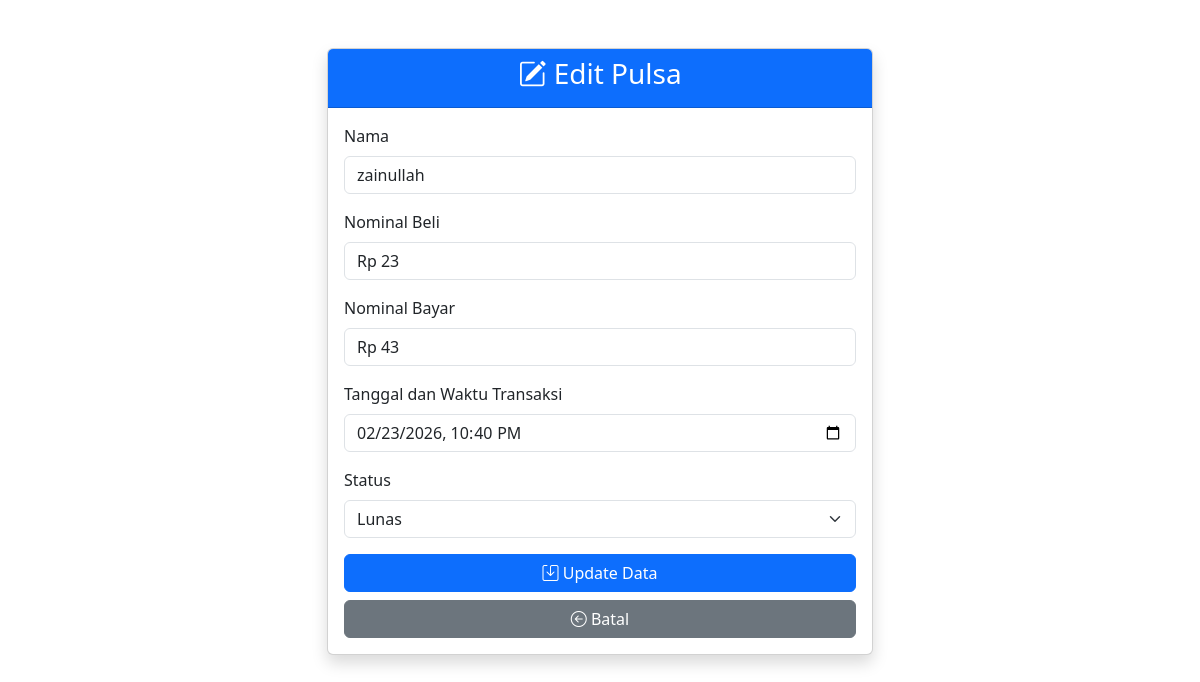
The page /pulsa/edit_pulsa.php?id=0 on the database its author committed.
### tables this page shows
CREATE TABLE `pulsa` (
  `id` int(11) NOT NULL,
  `nama` varchar(255) NOT NULL,
  `beli` decimal(10,2) NOT NULL,
  `bayar` decimal(10,2) NOT NULL,
  `tanggal` datetime DEFAULT NULL,
  `status` enum('Hutang','Lunas') NOT NULL,
  `tanggal_lunas` datetime DEFAULT NULL
);

### pulsa/edit_pulsa.php (the view, shortened to what this page needs)
<?php
include '../koneksi.php';
$id = $_GET['id'];
$result = $conn->query("SELECT * FROM pulsa WHERE id = '$id'");
$row = $result->fetch_assoc();
?>
<!DOCTYPE html>
<html lang="en">
<head>
    <link href="https://cdn.jsdelivr.net/npm/bootstrap@5.3.3/dist/css/bootstrap.min.css" rel="stylesheet">
    <link href="https://cdn.jsdelivr.net/npm/bootstrap-icons@1.10.5/font/bootstrap-icons.css" rel="stylesheet">
</head>
<body>
    <div class="container mt-5">
        <div class="row justify-content-center">
            <div class="col-lg-6 col-md-8 col-sm-10">
                <div class="card shadow">
                    <div class="card-header bg-primary text-white text-center">
                        <h3><i class="bi bi-pencil-square"></i> Edit Pulsa</h3>
                    </div>
                    <div class="card-body">
                        <form method="POST">
                            <div class="mb-3">
                                <label class="form-label">Nama</label>
                                <input type="text" class="form-control" name="nama"
                                    value="<?= htmlspecialchars($row['nama']) ?>" required>
                            </div>
                            <div class="mb-3">
                                <label class="form-label">Nominal Beli</label>
                                <input type="text" class="form-control" id="beli" name="beli"
                                    value="Rp <?= number_format($row['beli'], 0, ',', '.') ?>" required>
                            </div>
                            <div class="mb-3">
                                <label class="form-label">Nominal Bayar</label>
                                <input type="text" class="form-control" id="bayar" name="bayar"
                                    value="Rp <?= number_format($row['bayar'], 0, ',', '.') ?>" required>
                            </div>
                            <div class="mb-3">
                                <label class="form-label">Tanggal dan Waktu Transaksi</label>
                                <input type="datetime-local" class="form-control" name="tanggal"
                                    value="<?= date('Y-m-d\TH:i', strtotime($row['tanggal'])) ?>" required>
                            </div>
                            <div class="mb-3">
                                <label class="form-label">Status</label>
                                <select class="form-select" name="status" required>
                                    <option value="Lunas" <?= $row['status'] == 'Lunas' ? 'selected' : '' ?>>Lunas</option>
                                </select>
                            </div>
                            <div class="d-grid gap-2">
                                <button type="submit" class="btn btn-primary">
                                    <i class="bi bi-save"></i> Update Data
                                </button>
                                <a href="pulsa.php" class="btn btn-secondary">
                                    <i class="bi bi-arrow-left-circle"></i> Batal
                                </a>
                            </div>
                        </form>
                    </div>
                </div>
            </div>
        </div>
    </div>
</body>
</html>

### rows shown on the page
pulsa: nama "zainullah", beli "Rp 23", bayar "Rp 43", tanggal "02/23/2026 22:40", status "Lunas"
